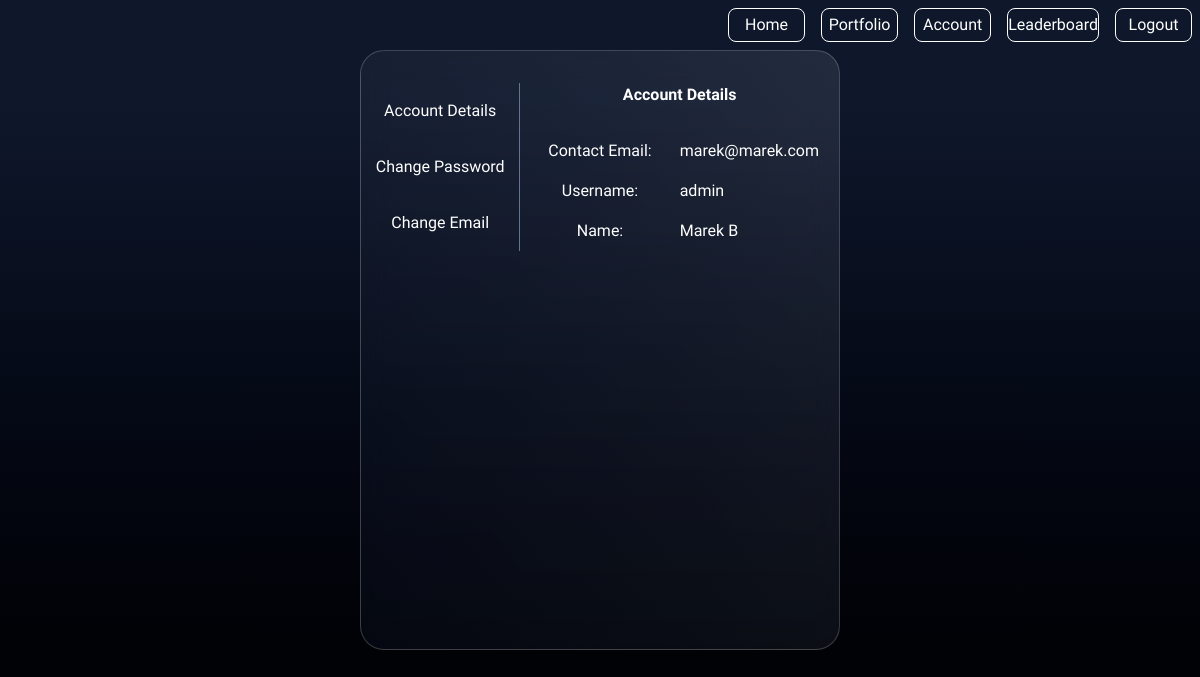
Page /account (signed in) on the committed database.
### tables this page shows
CREATE TABLE users(
    userid integer PRIMARY KEY,
    username text unique not null,
    fname text not null,
    lname text not null,
    email text not null,
    hash text not null,
    balance integer 
, lastUpdate text);

### app.py (the view)
@app.route("/account")
@login_required
def account():
    db = sqlite3.connect("database.db")
    db.row_factory = dict_factory
    session["user_info"] = []
    for row in db.execute("SELECT username, fname, lname, email FROM users WHERE userid = ?", (session["user_id"],)):
        session["user_info"].append(row)
    return render_template("info.html", userInfo = session["user_info"])

### helpers.py (called while the page is built)
def login_required(f):
    @wraps(f)
    def decorated_function(*args, **kwargs):
        if session.get("user_id") is None:
            return redirect("/login")
        return f(*args, **kwargs)
    return decorated_function

def dict_factory(cursor, row):
    fields = [column[0] for column in cursor.description]
    return {key: value for key, value in zip(fields, row)}

### templates/info.html
{% extends "account.html" %}
{% block info %}
<div class="w-full text-center justify-center">
    <p class="font-bold">
        Account Details
    </p>
    <br>
    <table class="table-fixed w-full">
        <tbody>
            <tr class="">
                <td class="py-2 ">Contact Email:</td>
                <td class="py-2 text-left">{{userInfo[0].email}}</td>
            </tr>
            <tr class="">
                <td class="py-2 ">Username:</td>
                <td class="py-2 text-left">{{userInfo[0].username}}</td>
            </tr>
            <tr class="">
                <td class="py-2 ">Name:</td>
                <td class="py-2 text-left">{{userInfo[0].fname}} {{userInfo[0].lname}}</td>
            </tr>
        </tbody>
    </table>
</div>
{% endblock %}

### rows in the picture
users: email "marek@marek.com", username "admin", fname "Marek", lname "B"
